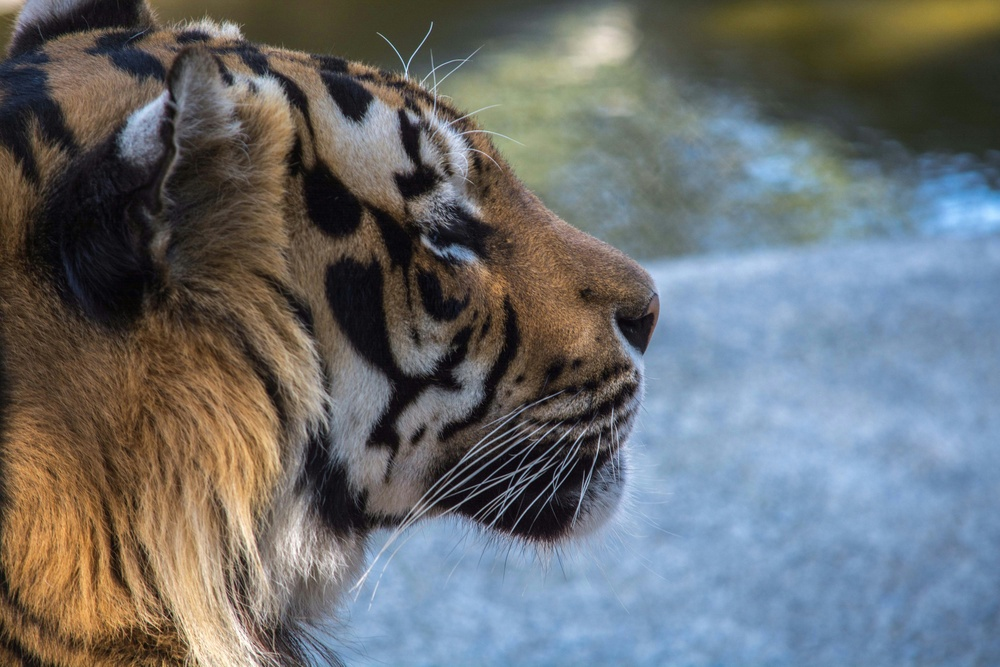
#> input picture input_image.jpg, 1000 x 667 px, shrunk from 6000 x 4000 before the run
$ jupyter execute --allow-errors test.ipynb   (shell and % lines are left out)
#> lines starting #> are read from the running program, lines starting #| are printed output that depends on the picture
[cell 1]
import sys
print("Hello, Jupyter on VS Code!")
print("Python version:", sys.version)

[cell 2]
import numpy as np
import pandas as pd
import matplotlib.pyplot as plt
from sklearn import datasets, svm

# 建立 DataFrame
arr = np.arange(9).reshape(3, 3)
df = pd.DataFrame(arr, columns=list("ABC"))
display(df)

# 訓練並測試 SVM
iris = datasets.load_iris()
clf = svm.SVC().fit(iris.data, iris.target)
print("第一筆預測：", clf.predict([iris.data[0]]))

# 繪圖
plt.plot(arr[:,0], arr[:,1], marker='o')
plt.title("Sample Plot")
plt.show()
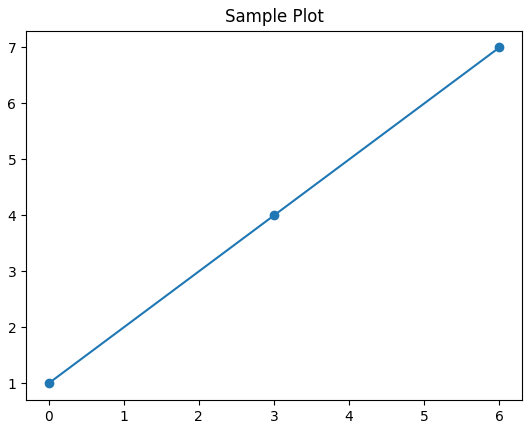
#> figure drawn by matplotlib, 1 panel

[cell 3]
#通過二維陣列實現圖片高斯模糊濾鏡
import numpy as np
import cv2
def gaussian_blur(image, kernel_size=5, sigma=1.0):
    # 生成高斯核
    kernel = cv2.getGaussianKernel(kernel_size, sigma)
    kernel = np.outer(kernel, kernel)

    # 應用高斯模糊
    blurred_image = cv2.filter2D(image, -1, kernel)

    return blurred_image
# 讀取圖片
image = cv2.imread('input_image.jpg')
#> image is the input picture: shape (667, 1000, 3); mean B, G, R 112.3, 110.1, 106.7
if image is None:
    print("Error: Could not read the image.")
else:
    # 應用高斯模糊
    blurred_image = gaussian_blur(image, kernel_size=5, sigma=1.0)

    # 顯示原始圖片和模糊後的圖片
    cv2.imshow('Original Image', image)
    cv2.imshow('Blurred Image', blurred_image)
    cv2.waitKey(0)
    cv2.destroyAllWindows()

# 儲存模糊後的圖片
cv2.imwrite('blurred_image.jpg', blurred_image)
# 輸出結束
# 提示
print("Gaussian blur applied and saved as 'blurred_image.jpg'.")
# 結束
#> (the rest of this cell did not finish here and is left out)
